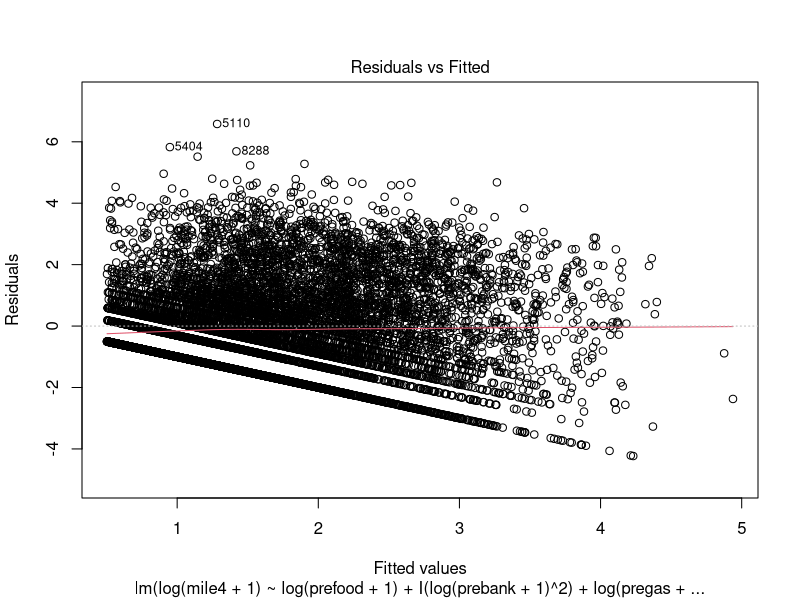
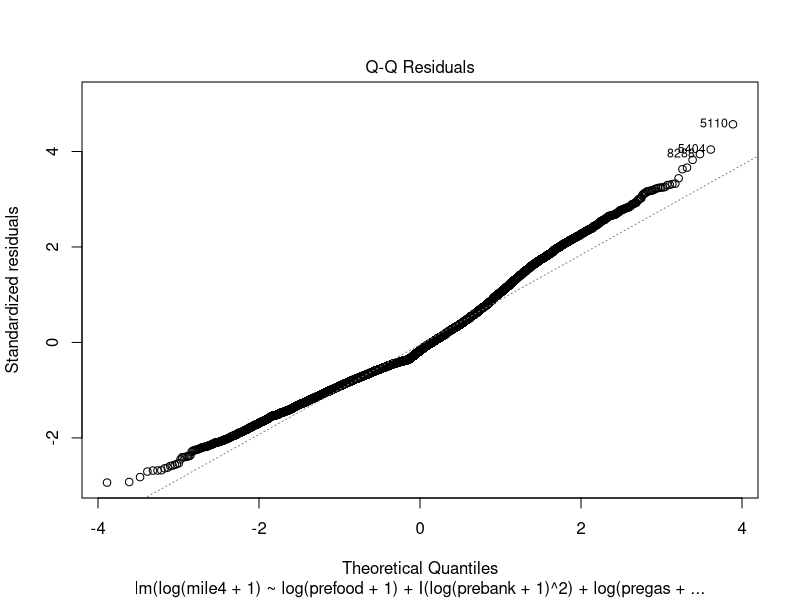
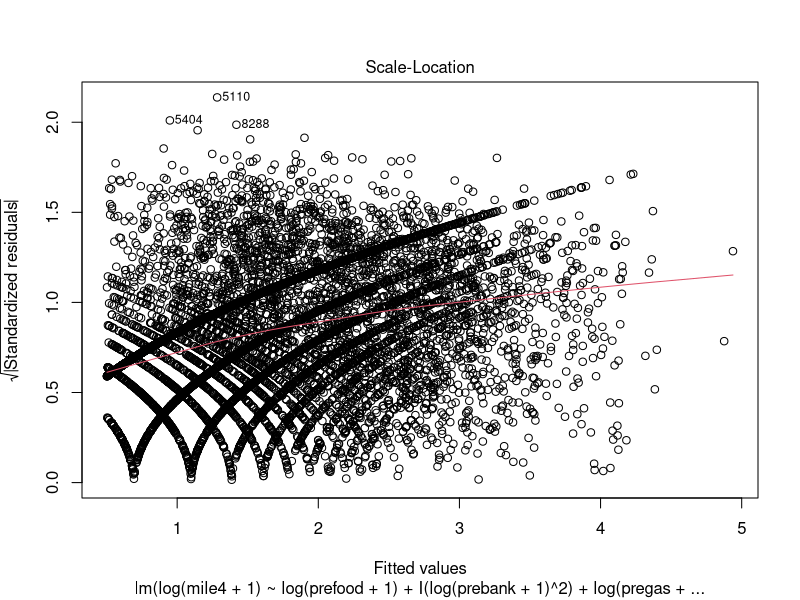
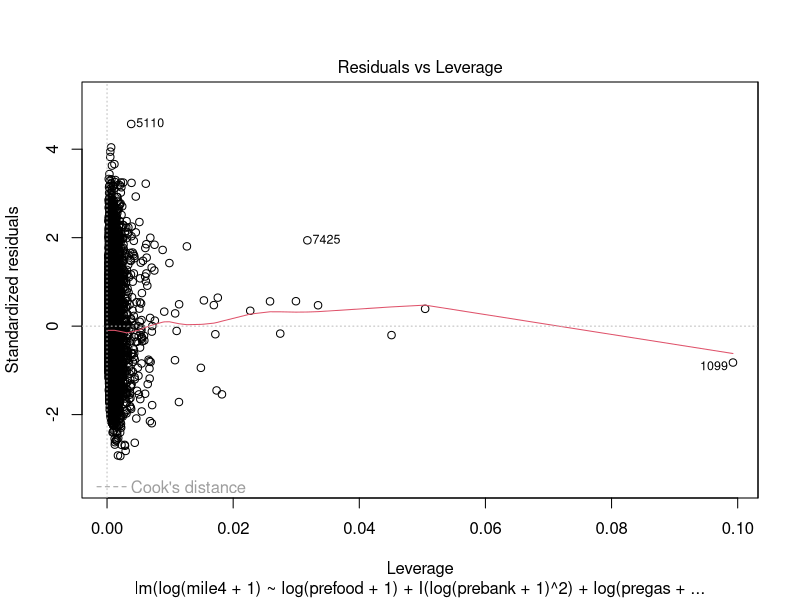
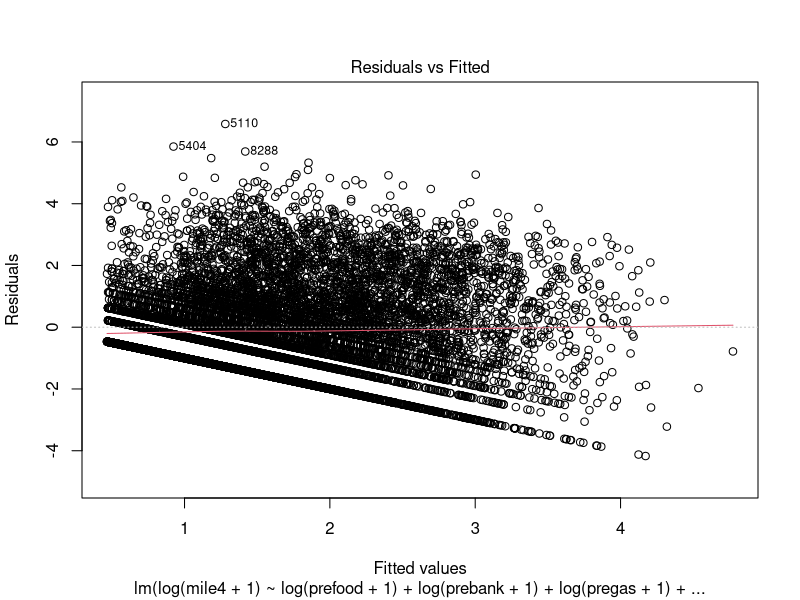
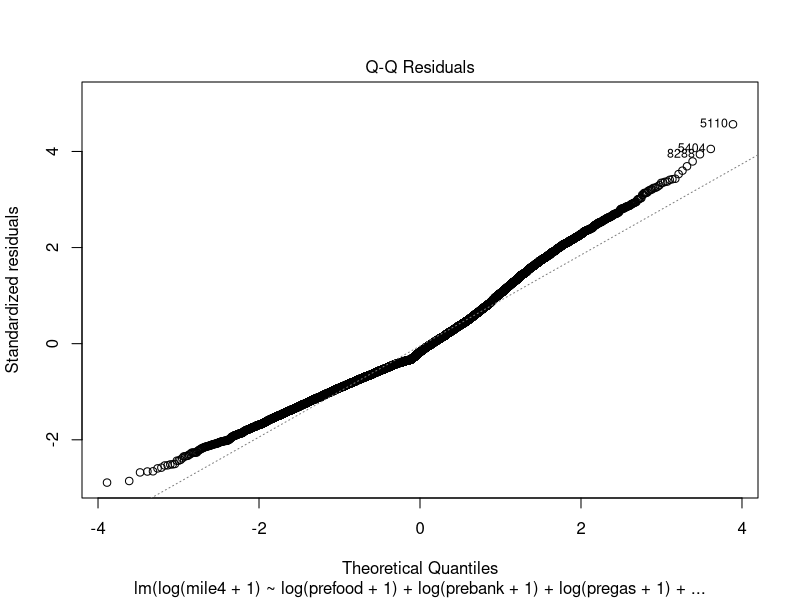
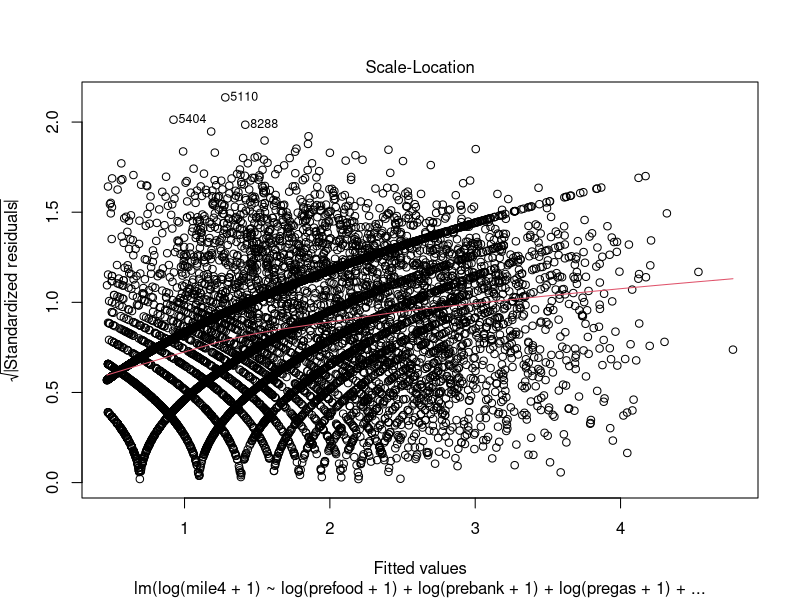
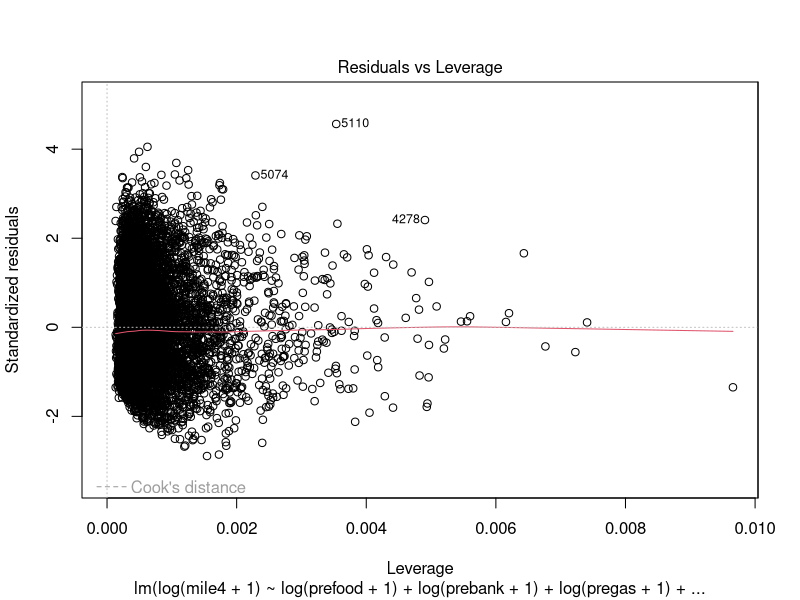

The R source for these figures, in order:
library(car);
library(sqldf);
set.seed(10086);

purchase=read.csv("party.csv")
head(purchase,20)

purchase=sqldf("SELECT * FROM purchase WHERE basemile < 25000");
attach(purchase)


purchase$postTotal = mile1 + mile2 + mile3 + mile4;
purchase$totalRatio = (purchase$postTotal)/(basemile);
purchase$training = as.integer(runif(nrow(purchase))*5);

purchaseTraining = sqldf("SELECT * FROM purchase WHERE training < 4");
purchaseValidation = sqldf("SELECT * FROM purchase WHERE training = 4");
im1base=lm(log(mile4+1)~1,purchaseTraining)

im11=step(im1base, scope=~elaboration+log(prefood+1)+I(log(prefood+1)^2)+elaboration:log(prefood+1)+
log(prebank+1)+I(log(prebank+1)^2)+elaboration:log(prebank+1)+
log(pregas+1)+I(log(pregas+1)^2)+elaboration:log(pregas+1)+
log(preretail+1)+I(log(preretail+1)^2)+elaboration:log(preretail+1)+
log(preother+1)+I(log(preother+1)^2)+elaboration:log(preother+1)+
Rfreq+log(Rfreq+1)+1/Rfreq
, test="F", data=purchaseTraining)
summary(im11)
plot(im11)

im12=step(im1base, scope=~elaboration+log(prefood+1)+elaboration:log(prefood+1)+
log(prebank+1)+elaboration:log(prebank+1)+
log(pregas+1)+elaboration:log(pregas+1)+
log(preretail+1)+elaboration:log(preretail+1)+
log(preother+1)+elaboration:log(preother+1)+
Rfreq+log(Rfreq+1)+1/Rfreq
, test="F", data=purchaseTraining)
summary(im12)
plot(im12)

yhat=predict(im11, purchaseValidation);
mean((log(purchaseValidation$mile4+1)-yhat)^2);

yhat=predict(im12, purchaseValidation);
mean((log(purchaseValidation$mile4+1)-yhat)^2);
